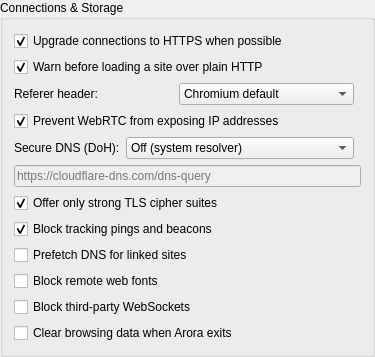
        <widget class="QGroupBox" name="hardeningGroupBox">
         <property name="title">
          <string>Connections &amp;&amp; Storage</string>
         </property>
         <layout class="QVBoxLayout">
          <item>
           <widget class="QCheckBox" name="httpsFirst">
            <property name="toolTip">
             <string>Upgrade plain HTTP page loads to HTTPS when possible. Sites that fail the secure connection are allowed over HTTP again for the rest of the session — the error page says so.</string>
            </property>
            <property name="text">
             <string>Upgrade connections to HTTPS when possible</string>
            </property>
            <property name="checked">
             <bool>true</bool>
            </property>
           </widget>
          </item>
          <item>
           <widget class="QCheckBox" name="httpsOnly">
            <property name="toolTip">
             <string>Warn before a page loads over plain HTTP: any main-frame navigation that is still HTTP after the HTTPS upgrade pass shows a warning page instead of loading insecurely, offering proceed-once and always-allow choices per site. Localhost, LAN addresses and .onion names stay exempt.</string>
            </property>
            <property name="text">
             <string>Warn before loading a site over plain HTTP</string>
            </property>
            <property name="checked">
             <bool>true</bool>
            </property>
           </widget>
          </item>
          <item>
           <layout class="QHBoxLayout">
            <item>
             <widget class="QLabel" name="refererPolicyLabel">
              <property name="toolTip">
               <string>Controls the Referer header other parties receive. Trimmed: sites see only the bare origin of the page you came from — never its path or query — the standard strict-origin policy browsers use. Strict sends nothing to other sites. Never withholds the header everywhere — referrer test pages grade that fully clean, but a few sites that require a Referer may break. Pages that withhold their own referer (noopener links, stricter site policies, insecure downgrades) always stay silent.</string>
              </property>
              <property name="text">
               <string>Referer header:</string>
              </property>
              <property name="buddy">
               <cstring>refererPolicy</cstring>
              </property>
             </widget>
            </item>
            <item>
             <widget class="QComboBox" name="refererPolicy">
              <property name="sizePolicy">
               <sizepolicy hsizetype="Maximum" vsizetype="Fixed">
                <horstretch>0</horstretch>
                <verstretch>0</verstretch>
               </sizepolicy>
              </property>
              <property name="toolTip">
               <string>Controls the Referer header other parties receive. Trimmed: sites see only the bare origin of the page you came from — never its path or query — the standard strict-origin policy browsers use. Strict sends nothing to other sites. Never withholds the header everywhere — referrer test pages grade that fully clean, but a few sites that require a Referer may break.</string>
              </property>
              <item>
               <property name="text">
                <string>Chromium default</string>
               </property>
              </item>
              <item>
               <property name="text">
                <string>Trimmed (recommended)</string>
               </property>
              </item>
              <item>
               <property name="text">
                <string>Strict — none to other sites</string>
               </property>
              </item>
              <item>
               <property name="text">
                <string>Never send</string>
               </property>
              </item>
             </widget>
            </item>
            <item>
             <spacer name="refererPolicySpacer">
              <property name="orientation">
               <enum>Qt::Horizontal</enum>
              </property>
             </spacer>
            </item>
           </layout>
          </item>
          <item>
           <widget class="QCheckBox" name="webrtcProtection">
            <property name="toolTip">
             <string>Route WebRTC traffic through the configured proxy only, so voice/video sites cannot discover your local or real IP address. Takes effect after a restart; may break WebRTC apps.</string>
            </property>
            <property name="text">
             <string>Prevent WebRTC from exposing IP addresses</string>
            </property>
            <property name="checked">
             <bool>true</bool>
            </property>
           </widget>
          </item>
          <item>
           <layout class="QHBoxLayout">
            <item>
             <widget class="QLabel" name="secureDnsLabel">
              <property name="text">
               <string>Secure DNS (DoH):</string>
              </property>
              <property name="buddy">
               <cstring>secureDnsMode</cstring>
              </property>
             </widget>
            </item>
            <item>
             <widget class="QComboBox" name="secureDnsMode">
              <property name="sizePolicy">
               <sizepolicy hsizetype="Maximum" vsizetype="Fixed">
                <horstretch>0</horstretch>
                <verstretch>0</verstretch>
               </sizepolicy>
              </property>
              <property name="toolTip">
               <string>DNS-over-HTTPS hides lookups from the local network's plain DNS. Automatic upgrades only when the network resolver is on Chromium's known-provider list; the Custom modes always use the endpoint below — the strict mode never falls back to plain DNS, so an unreachable endpoint stops name resolution entirely. The feature flag takes effect after a restart.</string>
              </property>
              <item>
               <property name="text">
                <string>Off (system resolver)</string>
               </property>
              </item>
              <item>
               <property name="text">
                <string>Automatic upgrade</string>
               </property>
              </item>
              <item>
               <property name="text">
                <string>Custom server (with system fallback)</string>
               </property>
              </item>
              <item>
               <property name="text">
                <string>Custom server (strict — no fallback)</string>
               </property>
              </item>
             </widget>
            </item>
            <item>
             <spacer name="secureDnsSpacer">
              <property name="orientation">
               <enum>Qt::Horizontal</enum>
              </property>
             </spacer>
            </item>
           </layout>
          </item>
          <item>
           <widget class="QLineEdit" name="secureDnsServer">
            <property name="maximumSize">
             <size>
              <width>480</width>
              <height>16777215</height>
             </size>
            </property>
            <property name="enabled">
             <bool>false</bool>
            </property>
            <property name="toolTip">
             <string>DoH URI template used by the Custom modes, e.g. https://cloudflare-dns.com/dns-query or https://dns.google/dns-query. Invalid entries fall back to the default resolver rather than disabling DoH.</string>
            </property>
            <property name="accessibleName">
             <string>DNS-over-HTTPS server URI template</string>
            </property>
            <property name="placeholderText">
             <string>https://cloudflare-dns.com/dns-query</string>
            </property>
           </widget>
          </item>
          <item>
           <widget class="QCheckBox" name="strictTlsCiphers">
            <property name="toolTip">
             <string>Advertise only forward-secret AEAD cipher suites in TLS connections — RSA key-exchange and CBC suites are never offered. Takes effect after a restart; ancient sites that require the removed suites will not load.</string>
            </property>
            <property name="text">
             <string>Offer only strong TLS cipher suites</string>
            </property>
            <property name="checked">
             <bool>true</bool>
            </property>
           </widget>
          </item>
          <item>
           <widget class="QCheckBox" name="blockPings">
            <property name="toolTip">
             <string>Drop navigator.sendBeacon beacons, &lt;a ping&gt; link-tracking pings and Content-Security-Policy violation reports — invisible uploads sites use to track what you click and where you go. CSP still protects you; only its telemetry reports are suppressed. Uncheck to let sites receive them again.</string>
            </property>
            <property name="text">
             <string>Block tracking pings and beacons</string>
            </property>
            <property name="checked">
             <bool>true</bool>
            </property>
           </widget>
          </item>
          <item>
           <widget class="QCheckBox" name="dnsPrefetch">
            <property name="toolTip">
             <string>Resolve the address of every site a page merely links to, before you click — this sends the names of sites you never visit to the DNS resolver. Off by default; enabling it only speeds up link navigation slightly.</string>
            </property>
            <property name="text">
             <string>Prefetch DNS for linked sites</string>
            </property>
            <property name="checked">
             <bool>false</bool>
            </property>
           </widget>
          </item>
          <item>
           <widget class="QCheckBox" name="blockRemoteFonts">
            <property name="toolTip">
             <string>Drop downloadable web fonts — font requests fingerprint your GPU/OS text stack and contact third-party hosts on every visit. Local and system fonts still work, but sites relying on icon fonts may render wrong.</string>
            </property>
            <property name="text">
             <string>Block remote web fonts</string>
            </property>
            <property name="checked">
             <bool>false</bool>
            </property>
           </widget>
          </item>
          <item>
           <widget class="QCheckBox" name="blockThirdPartyWebSockets">
            <property name="toolTip">
             <string>Refuse WebSocket connections to hosts outside the page's own site — whether a cross-site socket connects or is refused leaks state the site can read about you (cross-site leak oracle). Off by default: chat widgets, feeds and other real-time features legitimately open cross-site sockets.</string>
            </property>
            <property name="text">
             <string>Block third-party WebSockets</string>
            </property>
            <property name="checked">
             <bool>false</bool>
            </property>
           </widget>
          </item>
          <item>
           <widget class="QCheckBox" name="clearOnExit">
            <property name="toolTip">
             <string>On quit, wipe history, cookies, site storage and caches — everything Clear Private Data covers. Sites you stay logged in to are signed out.</string>
            </property>
            <property name="text">
             <string>Clear browsing data when Arora exits</string>
            </property>
            <property name="checked">
             <bool>false</bool>
            </property>
           </widget>
          </item>
         </layout>
        </widget>
